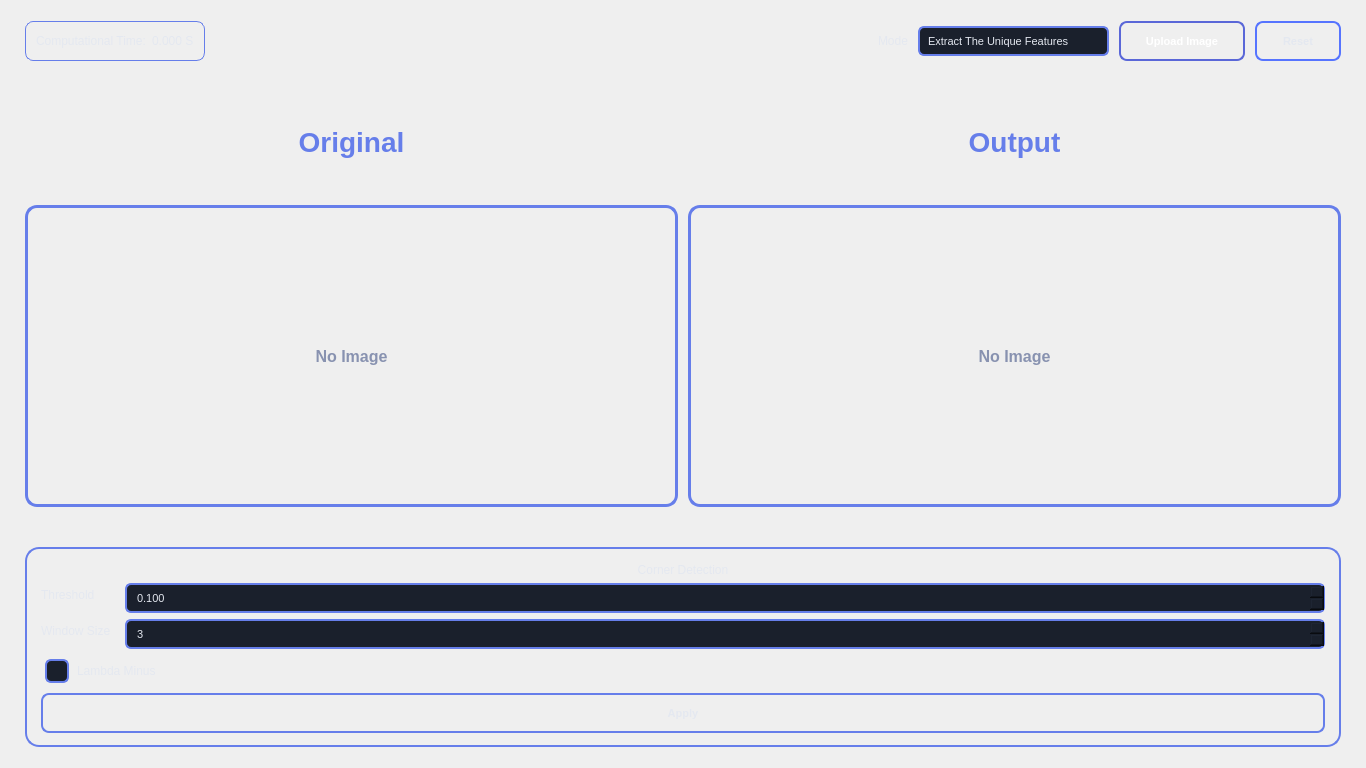
<?xml version="1.0" encoding="UTF-8"?>
<ui version="4.0">
 <class>Form</class>
 <widget class="QWidget" name="Form">
  <property name="geometry">
   <rect>
    <x>0</x>
    <y>0</y>
    <width>1366</width>
    <height>768</height>
   </rect>
  </property>
  <property name="minimumSize">
   <size>
    <width>1200</width>
    <height>700</height>
   </size>
  </property>
  <property name="windowTitle">
   <string>Image Studio</string>
  </property>
  <property name="styleSheet">
   <string notr="true">/* ========================================
   STYLESHEET SECTION - Professional Gradient Theme
   Theme Colors: Purple/Blue Gradient (#667eea, #764ba2)
   Dark Background: #0f1419, #1a202c, #2d3748
   ======================================== */

/* Main Window */
QMainWindow, QWidget {
    background: qlineargradient(x1:0, y1:0, x2:1, y2:1,
                                stop:0 #0f1419, stop:1 #1a1f2e);
    color: #e4e8f0;
    font-family: 'Segoe UI Semibold', 'Segoe UI';
    font-size: 12px;
}

/* Labels */
QLabel {
    color: #e4e8f0;
    font-family: 'Segoe UI', 'Roboto', Arial, sans-serif;
    font-size: 12px;
}

/* Buttons */
QPushButton {
    background: qlineargradient(x1:0, y1:0, x2:0, y2:1,
                                stop:0 #1f1f3d, stop:1 #0f0f25);
    color: #e4e8f0;
    border: 2px solid #667eea;
    border-radius: 8px;
    padding: 6px 12px;
    font-size: 11px;
    font-weight: 600;
    min-height: 24px;
}

QPushButton:hover {
    background: qlineargradient(x1:0, y1:0, x2:0, y2:1,
                                stop:0 #2d2d5f, stop:1 #1a1a38);
    border: 2px solid #764ba2;
    color: #ffffff;
}

QPushButton:pressed {
    background: qlineargradient(x1:0, y1:0, x2:0, y2:1,
                                stop:0 #667eea, stop:1 #764ba2);
    border: 2px solid #7c3aed;
    color: #ffffff;
}

QPushButton#btnUploadOriginal {
    background: qlineargradient(x1:0, y1:0, x2:0, y2:1,
                                stop:0 #667eea, stop:1 #764ba2);
    border: 2px solid #5a67d8;
    color: #ffffff;
    min-width: 98px;
}

QPushButton#btnUploadOriginal:hover {
    background: qlineargradient(x1:0, y1:0, x2:0, y2:1,
                                stop:0 #764ba2, stop:1 #9333ea);
    border: 2px solid #7c3aed;
    color: #ffffff;
}

QPushButton#btnReset {
    background: qlineargradient(x1:0, y1:0, x2:0, y2:1,
                                stop:0 #1f1f3d, stop:1 #0f0f25);
    border-color: #5674ff;
    min-width: 58px;
}

QPushButton#btnUploadMatchImage1, QPushButton#btnUploadMatchImage2 {
    min-width: 24px;
    max-width: 24px;
    min-height: 24px;
    max-height: 24px;
    padding: 0;
    border-radius: 6px;
    background: qlineargradient(x1:0, y1:0, x2:0, y2:1,
                                stop:0 #1f1f3d, stop:1 #0f0f25);
    border: 2px solid #667eea;
}

QPushButton#btnUploadMatchImage1:hover, QPushButton#btnUploadMatchImage2:hover {
    background: qlineargradient(x1:0, y1:0, x2:0, y2:1,
                                stop:0 #2d2d5f, stop:1 #1a1a38);
    border: 2px solid #764ba2;
}

/* Input Fields */
QComboBox, QSpinBox, QDoubleSpinBox {
    background-color: #1a202c;
    color: #e4e8f0;
    border: 2px solid #667eea;
    border-radius: 6px;
    padding: 5px 8px;
    font-size: 11px;
    selection-background-color: #764ba2;
}

QComboBox:focus, QSpinBox:focus, QDoubleSpinBox:focus {
    border: 2px solid #764ba2;
    background-color: #1f2937;
}

QComboBox::drop-down {
    border: none;
    width: 22px;
}

QComboBox::down-arrow {
    image: none;
    border-left: 5px solid transparent;
    border-right: 5px solid transparent;
    border-top: 6px solid #667eea;
    margin-right: 8px;
}

QComboBox QAbstractItemView {
    background-color: #1a202c;
    color: #e4e8f0;
    border: 2px solid #667eea;
    border-radius: 8px;
    selection-background-color: #667eea;
    padding: 4px;
}

/* Group Boxes */
QGroupBox {
    color: #e4e8f0;
    border: 2px solid #667eea;
    border-radius: 12px;
    margin-top: 12px;
    font-weight: 600;
    font-size: 13px;
    padding: 10px 8px 8px 8px;
    background: qlineargradient(x1:0, y1:0, x2:0, y2:1,
                                stop:0 #1a1a36, stop:1 #0f0f1f);
}

QGroupBox::title {
    subcontrol-origin: margin;
    subcontrol-position: top center;
    padding: 3px 12px;
    background: qlineargradient(x1:0, y1:0, x2:1, y2:0,
                                stop:0 #667eea, stop:1 #764ba2);
    border-radius: 6px;
    color: #ffffff;
    font-weight: bold;
    font-size: 12px;
}

/* Checkboxes */
QCheckBox {
    color: #e4e8f0;
    font-size: 12px;
    spacing: 8px;
    padding: 4px;
}

QCheckBox::indicator {
    width: 20px;
    height: 20px;
    border: 2px solid #667eea;
    border-radius: 6px;
    background-color: #1a202c;
}

QCheckBox::indicator:hover {
    border: 2px solid #764ba2;
    background-color: #1f2937;
}

QCheckBox::indicator:checked {
    background: qlineargradient(x1:0, y1:0, x2:1, y2:1,
                                stop:0 #667eea, stop:1 #764ba2);
    border: 2px solid #5a67d8;
    image: none;
}

/* Radio Buttons */
QRadioButton {
    color: #e4e8f0;
    font-size: 12px;
    spacing: 8px;
    padding: 4px;
}

QRadioButton::indicator {
    width: 18px;
    height: 18px;
    border: 2px solid #667eea;
    border-radius: 9px;
    background-color: #1a202c;
}

QRadioButton::indicator:hover {
    border: 2px solid #764ba2;
    background-color: #1f2937;
}

QRadioButton::indicator:checked {
    background: qlineargradient(x1:0, y1:0, x2:1, y2:1,
                                stop:0 #667eea, stop:1 #764ba2);
    border: 2px solid #5a67d8;
}

/* Sliders */
QSlider::groove:horizontal {
    background: #1a202c;
    height: 8px;
    border-radius: 4px;
    border: 1px solid #667eea;
}

QSlider::handle:horizontal {
    background: qlineargradient(x1:0, y1:0, x2:1, y2:0,
                                stop:0 #667eea, stop:1 #764ba2);
    border: 2px solid #5a67d8;
    width: 18px;
    margin: -6px 0;
    border-radius: 9px;
}

QSlider::handle:horizontal:hover {
    background: qlineargradient(x1:0, y1:0, x2:1, y2:0,
                                stop:0 #764ba2, stop:1 #9333ea);
    border: 2px solid #7c3aed;
}

QSlider::sub-page:horizontal {
    background: qlineargradient(x1:0, y1:0, x2:1, y2:0,
                                stop:0 #667eea, stop:1 #764ba2);
    border-radius: 4px;
}

/* Scroll Area */
QScrollArea {
    border: none;
    background: transparent;
}

QScrollBar:vertical {
    background-color: #0f0f25;
    width: 12px;
    border-radius: 6px;
}

QScrollBar::handle:vertical {
    background: qlineargradient(x1:0, y1:0, x2:1, y2:0,
                                stop:0 #667eea, stop:1 #764ba2);
    border-radius: 6px;
    min-height: 30px;
}

QScrollBar::handle:vertical:hover {
    background: qlineargradient(x1:0, y1:0, x2:1, y2:0,
                                stop:0 #764ba2, stop:1 #9333ea);
}

/* Custom Frames */
#topBar {
    background: qlineargradient(x1:0, y1:0, x2:1, y2:0,
                                stop:0 #0f1419, stop:1 #1a1f2e);
}

#leftImageFrame, #rightImageFrame {
    border: 3px solid #667eea;
    border-radius: 12px;
    background: qlineargradient(x1:0, y1:0, x2:0, y2:1,
                                stop:0 #0f0f25, stop:1 #0a0a15);
}

#matchImage1Frame, #matchImage2Frame, #matchResultFrame {
    border: 3px solid #667eea;
    border-radius: 12px;
    background: qlineargradient(x1:0, y1:0, x2:0, y2:1,
                                stop:0 #0f0f25, stop:1 #0a0a15);
}

#lblSingleOriginalTitle, #lblSingleOutputTitle {
    font-size: 28px;
    font-weight: 700;
    color: #667eea;
}

#lblImg1Title, #lblImg2Title {
    border: 0;
    background-color: transparent;
    padding: 1px 2px;
    font-weight: 700;
    font-size: 14px;
    color: #e4e8f0;
}

#lblOriginal, #lblProcessed, #lblMatchImage1, #lblMatchImage2, #lblMatchResult {
    border: 0;
    background-color: transparent;
    color: #8892b0;
    font-size: 16px;
    font-weight: 500;
}

#hDivider {
    background-color: qlineargradient(x1:0, y1:0, x2:1, y2:0,
                                      stop:0 #667eea, stop:1 #764ba2);
    min-height: 2px;
    max-height: 2px;
}

#frameHarris, #frameLambda, #frameSift, #frameMatching, #matchSideFrame {
    border: 2px solid #667eea;
    border-radius: 14px;
    background: qlineargradient(x1:0, y1:0, x2:0, y2:1,
                                stop:0 #1a1a36, stop:1 #0f0f1f);
}

#matchThreshold, #matchCount {
    background-color: #1a202c;
    border: 2px solid #667eea;
    border-radius: 6px;
    min-height: 20px;
    padding: 2px 4px;
    color: #e4e8f0;
}

#lblMatchUsing {
    font-size: 24px;
    font-weight: 700;
    padding-top: 6px;
    padding-bottom: 4px;
    color: #667eea;
}

QLabel[chipTitle=&quot;true&quot;] {
    background: qlineargradient(x1:0, y1:0, x2:1, y2:0,
                                stop:0 #667eea, stop:1 #764ba2);
    border: 1px solid #aebdff;
    border-radius: 8px;
    color: #edf2ff;
    font-weight: 700;
}

#topTimeFrame {
    border-radius: 8px;
    background: qlineargradient(x1:0, y1:0, x2:0, y2:1,
                                stop:0 #1a1a36, stop:1 #0f0f1f);
    border: 1px solid #667eea;
}

#matchTimeFrame {
    border-radius: 8px;
    background: qlineargradient(x1:0, y1:0, x2:0, y2:1,
                                stop:0 #1a1a36, stop:1 #0f0f1f);
    border: 1px solid #667eea;
}

QMenuBar, QMenu {
    background-color: #0f1419;
    color: #e4e8f0;
    border-bottom: 1px solid #667eea;
}

QMenuBar::item:selected {
    background: qlineargradient(x1:0, y1:0, x2:1, y2:0,
                                stop:0 #667eea, stop:1 #764ba2);
    color: #ffffff;
}</string>
  </property>
  <layout class="QVBoxLayout" name="rootLayout">
   <property name="spacing">
    <number>10</number>
   </property>
   <property name="leftMargin">
    <number>16</number>
   </property>
   <property name="topMargin">
    <number>12</number>
   </property>
   <property name="rightMargin">
    <number>16</number>
   </property>
   <property name="bottomMargin">
    <number>12</number>
   </property>
   <item>
    <widget class="QFrame" name="topBar">
     <layout class="QHBoxLayout" name="topBarLayout">
      <property name="spacing">
       <number>10</number>
      </property>
      <item>
       <widget class="QFrame" name="topTimeFrame">
        <layout class="QHBoxLayout" name="topTimeLayout">
         <property name="spacing">
          <number>6</number>
         </property>
         <property name="leftMargin">
          <number>10</number>
         </property>
         <property name="topMargin">
          <number>4</number>
         </property>
         <property name="rightMargin">
          <number>10</number>
         </property>
         <property name="bottomMargin">
          <number>4</number>
         </property>
         <item>
          <widget class="QLabel" name="lblTimeLabelSingle">
           <property name="text">
            <string>Computational Time:</string>
           </property>
          </widget>
         </item>
         <item>
          <widget class="QLabel" name="lblTimeValueSingle">
           <property name="text">
            <string>0.000 S</string>
           </property>
          </widget>
         </item>
        </layout>
       </widget>
      </item>
      <item>
       <spacer name="horizontalSpacer">
        <property name="orientation">
         <enum>Qt::Orientation::Horizontal</enum>
        </property>
        <property name="sizeHint" stdset="0">
         <size>
          <width>40</width>
          <height>20</height>
         </size>
        </property>
       </spacer>
      </item>
      <item>
       <widget class="QLabel" name="lblMode">
        <property name="text">
         <string>Mode</string>
        </property>
       </widget>
      </item>
      <item>
       <widget class="QComboBox" name="comboMode">
        <item>
         <property name="text">
          <string>Extract The Unique Features</string>
         </property>
        </item>
        <item>
         <property name="text">
          <string>Generate Feature Descriptors</string>
         </property>
        </item>
        <item>
         <property name="text">
          <string>Match Two Images</string>
         </property>
        </item>
       </widget>
      </item>
      <item>
       <widget class="QPushButton" name="btnUploadOriginal">
        <property name="text">
         <string>Upload Image</string>
        </property>
       </widget>
      </item>
      <item>
       <widget class="QPushButton" name="btnReset">
        <property name="text">
         <string>Reset</string>
        </property>
       </widget>
      </item>
     </layout>
    </widget>
   </item>
   <item>
    <widget class="QStackedWidget" name="displayStack">
     <property name="sizePolicy">
      <sizepolicy hsizetype="Expanding" vsizetype="Expanding">
       <horstretch>0</horstretch>
       <verstretch>0</verstretch>
      </sizepolicy>
     </property>
     <widget class="QWidget" name="pageSingleView">
      <layout class="QVBoxLayout" name="pageSingleViewLayout">
       <property name="spacing">
        <number>10</number>
       </property>
       <item>
        <layout class="QHBoxLayout" name="singleTitlesRow">
         <item>
          <widget class="QLabel" name="lblSingleOriginalTitle">
           <property name="text">
            <string>Original</string>
           </property>
           <property name="alignment">
            <set>Qt::AlignmentFlag::AlignCenter</set>
           </property>
          </widget>
         </item>
         <item>
          <widget class="QLabel" name="lblSingleOutputTitle">
           <property name="text">
            <string>Output</string>
           </property>
           <property name="alignment">
            <set>Qt::AlignmentFlag::AlignCenter</set>
           </property>
          </widget>
         </item>
        </layout>
       </item>
       <item>
        <layout class="QHBoxLayout" name="singleImageRow">
         <property name="spacing">
          <number>10</number>
         </property>
         <item>
          <widget class="QFrame" name="leftImageFrame">
           <layout class="QVBoxLayout" name="leftImageLayout">
            <property name="leftMargin">
             <number>8</number>
            </property>
            <property name="topMargin">
             <number>8</number>
            </property>
            <property name="rightMargin">
             <number>8</number>
            </property>
            <property name="bottomMargin">
             <number>8</number>
            </property>
            <item>
             <widget class="QLabel" name="lblOriginal">
              <property name="minimumSize">
               <size>
                <width>540</width>
                <height>280</height>
               </size>
              </property>
              <property name="text">
               <string>No Image</string>
              </property>
              <property name="alignment">
               <set>Qt::AlignmentFlag::AlignCenter</set>
              </property>
             </widget>
            </item>
           </layout>
          </widget>
         </item>
         <item>
          <widget class="QFrame" name="rightImageFrame">
           <layout class="QVBoxLayout" name="rightImageLayout">
            <property name="leftMargin">
             <number>8</number>
            </property>
            <property name="topMargin">
             <number>8</number>
            </property>
            <property name="rightMargin">
             <number>8</number>
            </property>
            <property name="bottomMargin">
             <number>8</number>
            </property>
            <item>
             <widget class="QLabel" name="lblProcessed">
              <property name="minimumSize">
               <size>
                <width>540</width>
                <height>280</height>
               </size>
              </property>
              <property name="text">
               <string>No Image</string>
              </property>
              <property name="alignment">
               <set>Qt::AlignmentFlag::AlignCenter</set>
              </property>
             </widget>
            </item>
           </layout>
          </widget>
         </item>
        </layout>
       </item>
      </layout>
     </widget>
     <widget class="QWidget" name="pageMatchView">
      <layout class="QHBoxLayout" name="pageMatchViewLayout">
       <property name="spacing">
        <number>10</number>
       </property>
       <item>
        <widget class="QFrame" name="matchSideFrame">
         <property name="minimumSize">
          <size>
           <width>290</width>
           <height>0</height>
          </size>
         </property>
         <property name="maximumSize">
          <size>
           <width>320</width>
           <height>16777215</height>
          </size>
         </property>
         <layout class="QVBoxLayout" name="matchSideLayout">
          <property name="spacing">
           <number>14</number>
          </property>
          <property name="leftMargin">
           <number>14</number>
          </property>
          <property name="topMargin">
           <number>14</number>
          </property>
          <property name="rightMargin">
           <number>14</number>
          </property>
          <property name="bottomMargin">
           <number>12</number>
          </property>
          <item>
           <layout class="QFormLayout" name="formMatching">
            <property name="horizontalSpacing">
             <number>24</number>
            </property>
            <property name="verticalSpacing">
             <number>14</number>
            </property>
            <item row="0" column="0">
             <widget class="QLabel" name="labelThreshold">
              <property name="text">
               <string>Threshold</string>
              </property>
             </widget>
            </item>
            <item row="0" column="1">
             <widget class="QDoubleSpinBox" name="matchThreshold">
              <property name="buttonSymbols">
               <enum>QAbstractSpinBox::ButtonSymbols::NoButtons</enum>
              </property>
              <property name="decimals">
               <number>2</number>
              </property>
              <property name="maximum">
               <double>1.000000000000000</double>
              </property>
              <property name="singleStep">
               <double>0.050000000000000</double>
              </property>
              <property name="value">
               <double>0.800000000000000</double>
              </property>
             </widget>
            </item>
            <item row="1" column="0">
             <widget class="QLabel" name="labelMatches">
              <property name="text">
               <string># of Matches</string>
              </property>
             </widget>
            </item>
            <item row="1" column="1">
             <widget class="QSpinBox" name="matchCount">
              <property name="buttonSymbols">
               <enum>QAbstractSpinBox::ButtonSymbols::NoButtons</enum>
              </property>
              <property name="minimum">
               <number>10</number>
              </property>
              <property name="maximum">
               <number>500</number>
              </property>
              <property name="singleStep">
               <number>10</number>
              </property>
              <property name="value">
               <number>150</number>
              </property>
             </widget>
            </item>
           </layout>
          </item>
          <item>
           <widget class="QLabel" name="lblMatchUsing">
            <property name="text">
             <string>Match Using:</string>
            </property>
            <property name="alignment">
             <set>Qt::AlignmentFlag::AlignCenter</set>
            </property>
           </widget>
          </item>
          <item>
           <widget class="QPushButton" name="btnMatchNCC">
            <property name="text">
             <string>Normalized Cross Correlations.</string>
            </property>
           </widget>
          </item>
          <item>
           <widget class="QPushButton" name="btnMatchSSD">
            <property name="text">
             <string>Sum of Squared Differences</string>
            </property>
           </widget>
          </item>
          <item>
           <spacer name="verticalSpacer">
            <property name="orientation">
             <enum>Qt::Orientation::Vertical</enum>
            </property>
            <property name="sizeHint" stdset="0">
             <size>
              <width>20</width>
              <height>40</height>
             </size>
            </property>
           </spacer>
          </item>
         </layout>
        </widget>
       </item>
       <item>
        <layout class="QVBoxLayout" name="matchRightLayout">
         <property name="spacing">
          <number>10</number>
         </property>
         <item>
          <layout class="QHBoxLayout" name="matchTitlesRow">
           <item>
            <layout class="QHBoxLayout" name="matchTitle1Row">
             <item>
              <widget class="QLabel" name="lblImg1Title">
               <property name="text">
                <string>Image 01</string>
               </property>
               <property name="alignment">
                <set>Qt::AlignmentFlag::AlignCenter</set>
               </property>
              </widget>
             </item>
             <item>
              <widget class="QPushButton" name="btnUploadMatchImage1">
               <property name="toolTip">
                <string>Upload Image 01</string>
               </property>
               <property name="text">
                <string/>
               </property>
              </widget>
             </item>
            </layout>
           </item>
           <item>
            <layout class="QHBoxLayout" name="matchTitle2Row">
             <item>
              <widget class="QLabel" name="lblImg2Title">
               <property name="text">
                <string>Image 02</string>
               </property>
               <property name="alignment">
                <set>Qt::AlignmentFlag::AlignCenter</set>
               </property>
              </widget>
             </item>
             <item>
              <widget class="QPushButton" name="btnUploadMatchImage2">
               <property name="toolTip">
                <string>Upload Image 02</string>
               </property>
               <property name="text">
                <string/>
               </property>
              </widget>
             </item>
            </layout>
           </item>
          </layout>
         </item>
         <item>
          <layout class="QHBoxLayout" name="matchInputRow">
           <property name="spacing">
            <number>10</number>
           </property>
           <item>
            <widget class="QFrame" name="matchImage1Frame">
             <layout class="QVBoxLayout" name="matchImage1Layout">
              <property name="leftMargin">
               <number>8</number>
              </property>
              <property name="topMargin">
               <number>8</number>
              </property>
              <property name="rightMargin">
               <number>8</number>
              </property>
              <property name="bottomMargin">
               <number>8</number>
              </property>
              <item>
               <widget class="QLabel" name="lblMatchImage1">
                <property name="minimumSize">
                 <size>
                  <width>360</width>
                  <height>250</height>
                 </size>
                </property>
                <property name="text">
                 <string>No Image</string>
                </property>
                <property name="alignment">
                 <set>Qt::AlignmentFlag::AlignCenter</set>
                </property>
               </widget>
              </item>
             </layout>
            </widget>
           </item>
           <item>
            <widget class="QFrame" name="matchImage2Frame">
             <layout class="QVBoxLayout" name="matchImage2Layout">
              <property name="leftMargin">
               <number>8</number>
              </property>
              <property name="topMargin">
               <number>8</number>
              </property>
              <property name="rightMargin">
               <number>8</number>
              </property>
              <property name="bottomMargin">
               <number>8</number>
              </property>
              <item>
               <widget class="QLabel" name="lblMatchImage2">
                <property name="minimumSize">
                 <size>
                  <width>360</width>
                  <height>250</height>
                 </size>
                </property>
                <property name="text">
                 <string>No Image</string>
                </property>
                <property name="alignment">
                 <set>Qt::AlignmentFlag::AlignCenter</set>
                </property>
               </widget>
              </item>
             </layout>
            </widget>
           </item>
          </layout>
         </item>
         <item>
          <widget class="QFrame" name="matchResultFrame">
           <layout class="QVBoxLayout" name="matchResultLayout">
            <property name="leftMargin">
             <number>8</number>
            </property>
            <property name="topMargin">
             <number>8</number>
            </property>
            <property name="rightMargin">
             <number>8</number>
            </property>
            <property name="bottomMargin">
             <number>8</number>
            </property>
            <item>
             <widget class="QLabel" name="lblMatchResult">
              <property name="minimumSize">
               <size>
                <width>760</width>
                <height>300</height>
               </size>
              </property>
              <property name="text">
               <string>Matching Result</string>
              </property>
              <property name="alignment">
               <set>Qt::AlignmentFlag::AlignCenter</set>
              </property>
             </widget>
            </item>
           </layout>
          </widget>
         </item>
         <item>
          <widget class="QFrame" name="matchTimeFrame">
           <property name="maximumSize">
            <size>
             <width>16777215</width>
             <height>16777215</height>
            </size>
           </property>
           <layout class="QHBoxLayout" name="matchTimeLayout">
            <property name="leftMargin">
             <number>12</number>
            </property>
            <property name="topMargin">
             <number>8</number>
            </property>
            <property name="rightMargin">
             <number>12</number>
            </property>
            <property name="bottomMargin">
             <number>8</number>
            </property>
            <item>
             <widget class="QLabel" name="lblTimeLabelMatch">
              <property name="text">
               <string>Computational Time:</string>
              </property>
             </widget>
            </item>
            <item>
             <spacer name="horizontalSpacerMatch">
              <property name="orientation">
               <enum>Qt::Orientation::Horizontal</enum>
              </property>
              <property name="sizeHint" stdset="0">
               <size>
                <width>40</width>
                <height>20</height>
               </size>
              </property>
             </spacer>
            </item>
            <item>
             <widget class="QLabel" name="lblTimeValueMatch">
              <property name="text">
               <string>0.000 S</string>
              </property>
             </widget>
            </item>
           </layout>
          </widget>
         </item>
        </layout>
       </item>
      </layout>
     </widget>
    </widget>
   </item>
   <item>
    <widget class="QFrame" name="hDivider">
     <property name="minimumSize">
      <size>
       <width>0</width>
       <height>2</height>
      </size>
     </property>
     <property name="maximumSize">
      <size>
       <width>16777215</width>
       <height>2</height>
      </size>
     </property>
    </widget>
   </item>
   <item>
    <widget class="QStackedWidget" name="parametersStack">
     <widget class="QWidget" name="pageModeExtract">
      <layout class="QHBoxLayout" name="pageModeExtractLayout">
       <property name="spacing">
        <number>12</number>
       </property>
       <item>
        <widget class="QFrame" name="frameHarris">
         <layout class="QVBoxLayout" name="frameHarrisLayout">
          <property name="leftMargin">
           <number>14</number>
          </property>
          <property name="topMargin">
           <number>14</number>
          </property>
          <property name="rightMargin">
           <number>14</number>
          </property>
          <property name="bottomMargin">
           <number>12</number>
          </property>
          <item>
           <widget class="QLabel" name="lblHarris">
            <property name="text">
             <string>Corner Detection</string>
            </property>
            <property name="alignment">
             <set>Qt::AlignmentFlag::AlignCenter</set>
            </property>
           </widget>
          </item>
          <item>
           <layout class="QFormLayout" name="formHarris">
            <property name="horizontalSpacing">
             <number>14</number>
            </property>
            <item row="0" column="0">
             <widget class="QLabel" name="labelHarrisThreshold">
              <property name="text">
               <string>Threshold</string>
              </property>
             </widget>
            </item>
            <item row="0" column="1">
             <widget class="QDoubleSpinBox" name="harrisThreshold">
              <property name="decimals">
               <number>3</number>
              </property>
              <property name="maximum">
               <double>1.000000000000000</double>
              </property>
              <property name="singleStep">
               <double>0.050000000000000</double>
              </property>
              <property name="value">
               <double>0.100000000000000</double>
              </property>
             </widget>
            </item>
            <item row="1" column="0">
             <widget class="QLabel" name="labelHarrisWindow">
              <property name="text">
               <string>Window Size</string>
              </property>
             </widget>
            </item>
            <item row="1" column="1">
             <widget class="QSpinBox" name="harrisWindow">
              <property name="minimum">
               <number>1</number>
              </property>
              <property name="maximum">
               <number>25</number>
              </property>
              <property name="singleStep">
               <number>2</number>
              </property>
              <property name="value">
               <number>3</number>
              </property>
             </widget>
            </item>
           </layout>
          </item>
          <item>
           <spacer name="verticalSpacerHarris">
            <property name="orientation">
             <enum>Qt::Orientation::Vertical</enum>
            </property>
            <property name="sizeHint" stdset="0">
             <size>
              <width>20</width>
              <height>40</height>
             </size>
            </property>
           </spacer>
          </item>
          <item>
           <widget class="QCheckBox" name="lam_min_check">
            <property name="text">
             <string>Lambda Minus</string>
            </property>
           </widget>
          </item>
          <item>
           <widget class="QPushButton" name="btnApplyHarris">
            <property name="text">
             <string>Apply</string>
            </property>
           </widget>
          </item>
         </layout>
        </widget>
       </item>
      </layout>
     </widget>
         <widget class="QWidget" name="pageModeDescriptor">
            <layout class="QHBoxLayout" name="pageModeDescriptorLayout">
             <property name="spacing">
                <number>12</number>
             </property>
             <item>
                <widget class="QFrame" name="frameSift">
                 <property name="sizePolicy">
                    <sizepolicy hsizetype="Expanding" vsizetype="Preferred">
                     <horstretch>0</horstretch>
                     <verstretch>0</verstretch>
                    </sizepolicy>
                 </property>
                 <layout class="QVBoxLayout" name="frameSiftLayout">
                    <property name="leftMargin">
                     <number>14</number>
                    </property>
                    <property name="topMargin">
                     <number>14</number>
                    </property>
                    <property name="rightMargin">
                     <number>14</number>
                    </property>
                    <property name="bottomMargin">
                     <number>12</number>
                    </property>
                    <item>
                     <widget class="QLabel" name="lblSift">
                        <property name="text">
                         <string>SIFT</string>
                        </property>
                        <property name="alignment">
                         <set>Qt::AlignmentFlag::AlignCenter</set>
                        </property>
                     </widget>
                    </item>
                    <item>
                     <layout class="QFormLayout" name="formSift">
                        <property name="horizontalSpacing">
                         <number>14</number>
                        </property>
                        <item row="0" column="0">
                         <widget class="QLabel" name="labelSiftOctaves">
                            <property name="text">
                             <string>Number of Octaves</string>
                            </property>
                         </widget>
                        </item>
                        <item row="0" column="1">
                         <widget class="QSpinBox" name="siftOctaves">
                            <property name="minimum">
                             <number>1</number>
                            </property>
                            <property name="maximum">
                             <number>10</number>
                            </property>
                            <property name="value">
                             <number>4</number>
                            </property>
                         </widget>
                        </item>
                                <item row="1" column="0" colspan="2">
                                 <widget class="QCheckBox" name="siftShowOrientation">
                                     <property name="text">
                                      <string>Show Keypoint Orientation</string>
                                     </property>
                                 </widget>
                                </item>
                     </layout>
                    </item>
                    <item>
                     <spacer name="verticalSpacerSift">
                        <property name="orientation">
                         <enum>Qt::Orientation::Vertical</enum>
                        </property>
                        <property name="sizeHint" stdset="0">
                         <size>
                            <width>20</width>
                            <height>40</height>
                         </size>
                        </property>
                     </spacer>
                    </item>
                    <item>
                     <widget class="QPushButton" name="btnApplySift">
                        <property name="text">
                         <string>Apply</string>
                        </property>
                     </widget>
                    </item>
                 </layout>
                </widget>
             </item>
            </layout>
         </widget>
     <widget class="QWidget" name="pageModeMatch">
      <layout class="QHBoxLayout" name="pageModeMatchLayout">
       <property name="spacing">
        <number>12</number>
       </property>
       <item>
        <spacer name="horizontalSpacerMatchPage">
         <property name="orientation">
          <enum>Qt::Orientation::Horizontal</enum>
         </property>
         <property name="sizeHint" stdset="0">
          <size>
           <width>40</width>
           <height>20</height>
          </size>
         </property>
        </spacer>
       </item>
      </layout>
     </widget>
    </widget>
   </item>
  </layout>
 </widget>
 <resources/>
 <connections/>
</ui>
